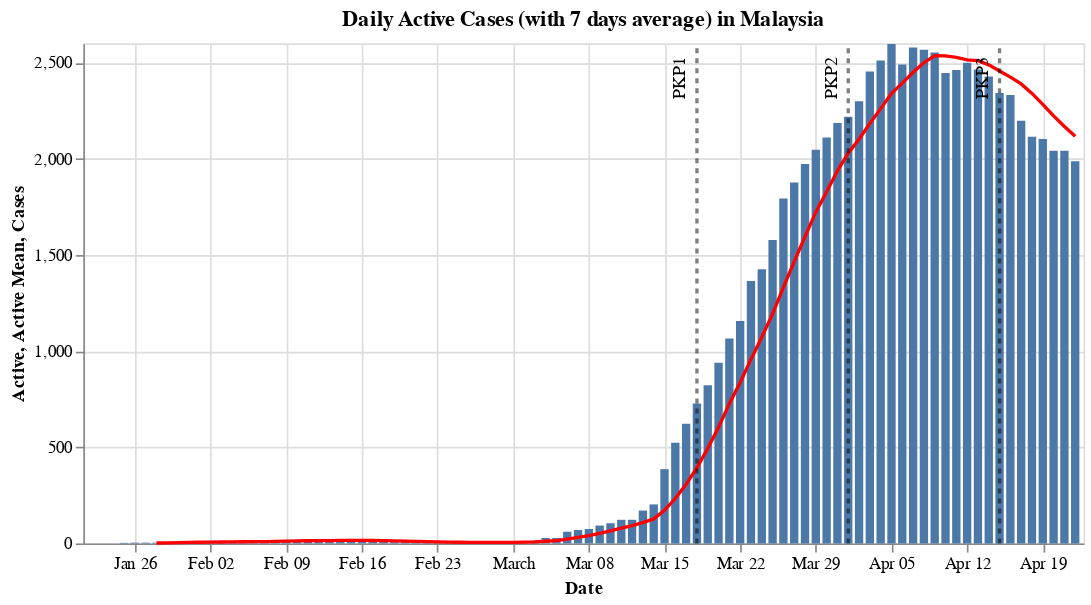

The notebook cell saved with this chart:
### Code cell
#hide_input
df_summary_my = pd.merge(df_my(df_recovered), df_my(df_deaths), on='Date').rename(columns={'Cases_x': 'Recovered', 'Cases_y': 'Deaths'})
df_summary_my['Close'] = df_summary_my['Recovered'] + df_summary_my['Deaths']
df_summary_my['Recovered_Rate'] = df_summary_my['Recovered']/ df_summary_my['Close']
df_summary_my['Deaths_Rate'] = df_summary_my['Deaths']/ df_summary_my['Close']
df_summary_my = pd.merge(df_summary_my, df_confirmed_my.rename(columns={'Reported Date': 'Date' ,'Cummulative Cases': 'Reported'}), on = 'Date')
df_summary_my['Active'] = df_summary_my['Reported'] - df_summary_my['Close']
df_summary_my['Active Mean'] = df_summary_my['Active'].rolling(window=rolling_window).mean()

_active_bar = alt.Chart(df_summary_my).mark_bar().encode(
    x='Date:T',
    y='Active:Q',
    tooltip=list(df_summary_my)
)

_mean_line = alt.Chart(df_summary_my).mark_line(color='red').encode(
    x='Date:T',
    y='Active Mean:Q',
    tooltip=list(df_summary_my)
)

(_active_bar + _mean_line + _pkp_line(df_summary_my['Active'].max() + 1)).properties(
    title = f'Daily Active Cases (with {rolling_window} days average) in Malaysia',
    width=600
)

### Figure 1 — Vega-Lite specification as saved in the notebook (floating-point values rounded to 4 significant figures)
{"config": {"view": {"continuousWidth": 400, "continuousHeight": 300}}, "layer": [{"mark": "bar", "encoding": {"tooltip": [{"type": "temporal", "field": "Date"}, {"type": "quantitative", "field": "Recovered"}, {"type": "quantitative", "field": "Deaths"}, {"type": "quantitative", "field": "Close"}, {"type": "quantitative", "field": "Recovered_Rate"}, {"type": "quantitative", "field": "Deaths_Rate"}, {"type": "quantitative", "field": "Reported"}, {"type": "quantitative", "field": "New Cases"}, {"type": "quantitative", "field": "Active"}, {"type": "quantitative", "field": "Active Mean"}], "x": {"type": "temporal", "field": "Date"}, "y": {"type": "quantitative", "field": "Active"}}}, {"mark": {"type": "line", "color": "red"}, "encoding": {"tooltip": [{"type": "temporal", "field": "Date"}, {"type": "quantitative", "field": "Recovered"}, {"type": "quantitative", "field": "Deaths"}, {"type": "quantitative", "field": "Close"}, {"type": "quantitative", "field": "Recovered_Rate"}, {"type": "quantitative", "field": "Deaths_Rate"}, {"type": "quantitative", "field": "Reported"}, {"type": "quantitative", "field": "New Cases"}, {"type": "quantitative", "field": "Active"}, {"type": "quantitative", "field": "Active Mean"}], "x": {"type": "temporal", "field": "Date"}, "y": {"type": "quantitative", "field": "Active Mean"}}}, {"layer": [{"mark": {"type": "line", "color": "black", "opacity": 0.5, "strokeDash": [3, 3]}, "encoding": {"x": {"type": "temporal", "field": "Date"}, "y": {"type": "quantitative", "field": "Cases"}}}, {"mark": {"type": "text", "angle": 270, "dx": -20, "dy": -10, "text": "PKP1"}, "encoding": {"x": {"type": "temporal", "field": "Date"}, "y": {"type": "quantitative", "field": "Cases"}}, "transform": [{"filter": "(datum['Cases'] > 0)"}]}, {"layer": [{"mark": {"type": "line", "color": "black", "opacity": 0.5, "strokeDash": [3, 3]}, "encoding": {"x": {"type": "temporal", "field": "Date"}, "y": {"type": "quantitative", "field": "Cases"}}}, {"mark": {"type": "text", "angle": 270, "dx": -20, "dy": -10, "text": "PKP2"}, "encoding": {"x": {"type": "temporal", "field": "Date"}, "y": {"type": "quantitative", "field": "Cases"}}, "transform": [{"filter": "(datum['Cases'] > 0)"}]}], "data": {"name": "data-d297135ed18713cfefaf5e20061b4122"}}, {"layer": [{"mark": {"type": "line", "color": "black", "opacity": 0.5, "strokeDash": [3, 3]}, "encoding": {"x": {"type": "temporal", "field": "Date"}, "y": {"type": "quantitative", "field": "Cases"}}}, {"mark": {"type": "text", "angle": 270, "dx": -20, "dy": -10, "text": "PKP3"}, "encoding": {"x": {"type": "temporal", "field": "Date"}, "y": {"type": "quantitative", "field": "Cases"}}, "transform": [{"filter": "(datum['Cases'] > 0)"}]}], "data": {"name": "data-af3feb5dc31f6a7f8a3e28ff620a52a5"}}], "data": {"name": "data-d10b19a5407916b17557aca4832daf32"}}], "data": {"name": "data-e0129678fa0b023689342cf1ce0a1e03"}, "title": "Daily Active Cases (with 7 days average) in Malaysia", "width": 600, "$schema": "https://vega.github.io/schema/vega-lite/v4.8.1.json", "datasets": {"data-e0129678fa0b023689342cf1ce0a1e03": [{"Date": "2020-01-22T00:00:00", "Recovered": 0, "Deaths": 0, "Close": 0, "Recovered_Rate": null, "Deaths_Rate": null, "Reported": 0, "New Cases": null, "Active": 0, "Active Mean": null}, {"Date": "2020-01-23T00:00:00", "Recovered": 0, "Deaths": 0, "Close": 0, "Recovered_Rate": null, "Deaths_Rate": null, "Reported": 0, "New Cases": 0.0, "Active": 0, "Active Mean": null}, {"Date": "2020-01-24T00:00:00", "Recovered": 0, "Deaths": 0, "Close": 0, "Recovered_Rate": null, "Deaths_Rate": null, "Reported": 0, "New Cases": 0.0, "Active": 0, "Active Mean": null}, {"Date": "2020-01-25T00:00:00", "Recovered": 0, "Deaths": 0, "Close": 0, "Recovered_Rate": null, "Deaths_Rate": null, "Reported": 3, "New Cases": 3.0, "Active": 3, "Active Mean": null}, {"Date": "2020-01-26T00:00:00", "Recovered": 0, "Deaths": 0, "Close": 0, "Recovered_Rate": null, "Deaths_Rate": null, "Reported": 4, "New Cases": 1.0, "Active": 4, "Active Mean": null}, {"Date": "2020-01-27T00:00:00", "Recovered": 0, "Deaths": 0, "Close": 0, "Recovered_Rate": null, "Deaths_Rate": null, "Reported": 4, "New Cases": 0.0, "Active": 4, "Active Mean": null}, {"Date": "2020-01-28T00:00:00", "Recovered": 0, "Deaths": 0, "Close": 0, "Recovered_Rate": null, "Deaths_Rate": null, "Reported": 4, "New Cases": 0.0, "Active": 4, "Active Mean": 2.143}, {"Date": "2020-01-29T00:00:00", "Recovered": 0, "Deaths": 0, "Close": 0, "Recovered_Rate": null, "Deaths_Rate": null, "Reported": 7, "New Cases": 3.0, "Active": 7, "Active Mean": 3.143}, {"Date": "2020-01-30T00:00:00", "Recovered": 0, "Deaths": 0, "Close": 0, "Recovered_Rate": null, "Deaths_Rate": null, "Reported": 8, "New Cases": 1.0, "Active": 8, "Active Mean": 4.286}, {"Date": "2020-01-31T00:00:00", "Recovered": 0, "Deaths": 0, "Close": 0, "Recovered_Rate": null, "Deaths_Rate": null, "Reported": 8, "New Cases": 0.0, "Active": 8, "Active Mean": 5.429}, {"Date": "2020-02-01T00:00:00", "Recovered": 0, "Deaths": 0, "Close": 0, "Recovered_Rate": null, "Deaths_Rate": null, "Reported": 8, "New Cases": 0.0, "Active": 8, "Active Mean": 6.143}, {"Date": "2020-02-02T00:00:00", "Recovered": 0, "Deaths": 0, "Close": 0, "Recovered_Rate": null, "Deaths_Rate": null, "Reported": 8, "New Cases": 0.0, "Active": 8, "Active Mean": 6.714}, {"Date": "2020-02-03T00:00:00", "Recovered": 0, "Deaths": 0, "Close": 0, "Recovered_Rate": null, "Deaths_Rate": null, "Reported": 8, "New Cases": 0.0, "Active": 8, "Active Mean": 7.286}, {"Date": "2020-02-04T00:00:00", "Recovered": 0, "Deaths": 0, "Close": 0, "Recovered_Rate": null, "Deaths_Rate": null, "Reported": 10, "New Cases": 2.0, "Active": 10, "Active Mean": 8.143}, {"Date": "2020-02-05T00:00:00", "Recovered": 0, "Deaths": 0, "Close": 0, "Recovered_Rate": null, "Deaths_Rate": null, "Reported": 12, "New Cases": 2.0, "Active": 12, "Active Mean": 8.857}, {"Date": "2020-02-06T00:00:00", "Recovered": 0, "Deaths": 0, "Close": 0, "Recovered_Rate": null, "Deaths_Rate": null, "Reported": 12, "New Cases": 0.0, "Active": 12, "Active Mean": 9.429}, {"Date": "2020-02-07T00:00:00", "Recovered": 1, "Deaths": 0, "Close": 1, "Recovered_Rate": 1.0, "Deaths_Rate": 0.0, "Reported": 12, "New Cases": 0.0, "Active": 11, "Active Mean": 9.857}, {"Date": "2020-02-08T00:00:00", "Recovered": 1, "Deaths": 0, "Close": 1, "Recovered_Rate": 1.0, "Deaths_Rate": 0.0, "Reported": 16, "New Cases": 4.0, "Active": 15, "Active Mean": 10.86}, {"Date": "2020-02-09T00:00:00", "Recovered": 1, "Deaths": 0, "Close": 1, "Recovered_Rate": 1.0, "Deaths_Rate": 0.0, "Reported": 16, "New Cases": 0.0, "Active": 15, "Active Mean": 11.86}, {"Date": "2020-02-10T00:00:00", "Recovered": 1, "Deaths": 0, "Close": 1, "Recovered_Rate": 1.0, "Deaths_Rate": 0.0, "Reported": 18, "New Cases": 2.0, "Active": 17, "Active Mean": 13.14}, {"Date": "2020-02-11T00:00:00", "Recovered": 3, "Deaths": 0, "Close": 3, "Recovered_Rate": 1.0, "Deaths_Rate": 0.0, "Reported": 18, "New Cases": 0.0, "Active": 15, "Active Mean": 13.86}, {"Date": "2020-02-12T00:00:00", "Recovered": 3, "Deaths": 0, "Close": 3, "Recovered_Rate": 1.0, "Deaths_Rate": 0.0, "Reported": 18, "New Cases": 0.0, "Active": 15, "Active Mean": 14.29}, {"Date": "2020-02-13T00:00:00", "Recovered": 3, "Deaths": 0, "Close": 3, "Recovered_Rate": 1.0, "Deaths_Rate": 0.0, "Reported": 19, "New Cases": 1.0, "Active": 16, "Active Mean": 14.86}, {"Date": "2020-02-14T00:00:00", "Recovered": 3, "Deaths": 0, "Close": 3, "Recovered_Rate": 1.0, "Deaths_Rate": 0.0, "Reported": 19, "New Cases": 0.0, "Active": 16, "Active Mean": 15.57}, {"Date": "2020-02-15T00:00:00", "Recovered": 7, "Deaths": 0, "Close": 7, "Recovered_Rate": 1.0, "Deaths_Rate": 0.0, "Reported": 22, "New Cases": 3.0, "Active": 15, "Active Mean": 15.57}, {"Date": "2020-02-16T00:00:00", "Recovered": 7, "Deaths": 0, "Close": 7, "Recovered_Rate": 1.0, "Deaths_Rate": 0.0, "Reported": 22, "New Cases": 0.0, "Active": 15, "Active Mean": 15.57}, {"Date": "2020-02-17T00:00:00", "Recovered": 7, "Deaths": 0, "Close": 7, "Recovered_Rate": 1.0, "Deaths_Rate": 0.0, "Reported": 22, "New Cases": 0.0, "Active": 15, "Active Mean": 15.29}, {"Date": "2020-02-18T00:00:00", "Recovered": 13, "Deaths": 0, "Close": 13, "Recovered_Rate": 1.0, "Deaths_Rate": 0.0, "Reported": 22, "New Cases": 0.0, "Active": 9, "Active Mean": 14.43}, {"Date": "2020-02-19T00:00:00", "Recovered": 15, "Deaths": 0, "Close": 15, "Recovered_Rate": 1.0, "Deaths_Rate": 0.0, "Reported": 22, "New Cases": 0.0, "Active": 7, "Active Mean": 13.29}, {"Date": "2020-02-20T00:00:00", "Recovered": 15, "Deaths": 0, "Close": 15, "Recovered_Rate": 1.0, "Deaths_Rate": 0.0, "Reported": 22, "New Cases": 0.0, "Active": 7, "Active Mean": 12.0}, {"Date": "2020-02-21T00:00:00", "Recovered": 15, "Deaths": 0, "Close": 15, "Recovered_Rate": 1.0, "Deaths_Rate": 0.0, "Reported": 22, "New Cases": 0.0, "Active": 7, "Active Mean": 10.71}, {"Date": "2020-02-22T00:00:00", "Recovered": 15, "Deaths": 0, "Close": 15, "Recovered_Rate": 1.0, "Deaths_Rate": 0.0, "Reported": 22, "New Cases": 0.0, "Active": 7, "Active Mean": 9.571}, {"Date": "2020-02-23T00:00:00", "Recovered": 15, "Deaths": 0, "Close": 15, "Recovered_Rate": 1.0, "Deaths_Rate": 0.0, "Reported": 22, "New Cases": 0.0, "Active": 7, "Active Mean": 8.429}, {"Date": "2020-02-24T00:00:00", "Recovered": 18, "Deaths": 0, "Close": 18, "Recovered_Rate": 1.0, "Deaths_Rate": 0.0, "Reported": 22, "New Cases": 0.0, "Active": 4, "Active Mean": 6.857}, {"Date": "2020-02-25T00:00:00", "Recovered": 18, "Deaths": 0, "Close": 18, "Recovered_Rate": 1.0, "Deaths_Rate": 0.0, "Reported": 22, "New Cases": 0.0, "Active": 4, "Active Mean": 6.143}, {"Date": "2020-02-26T00:00:00", "Recovered": 18, "Deaths": 0, "Close": 18, "Recovered_Rate": 1.0, "Deaths_Rate": 0.0, "Reported": 22, "New Cases": 0.0, "Active": 4, "Active Mean": 5.714}, {"Date": "2020-02-27T00:00:00", "Recovered": 18, "Deaths": 0, "Close": 18, "Recovered_Rate": 1.0, "Deaths_Rate": 0.0, "Reported": 23, "New Cases": 1.0, "Active": 5, "Active Mean": 5.429}, {"Date": "2020-02-28T00:00:00", "Recovered": 18, "Deaths": 0, "Close": 18, "Recovered_Rate": 1.0, "Deaths_Rate": 0.0, "Reported": 23, "New Cases": 0.0, "Active": 5, "Active Mean": 5.143}, {"Date": "2020-02-29T00:00:00", "Recovered": 18, "Deaths": 0, "Close": 18, "Recovered_Rate": 1.0, "Deaths_Rate": 0.0, "Reported": 25, "New Cases": 2.0, "Active": 7, "Active Mean": 5.143}, {"Date": "2020-03-01T00:00:00", "Recovered": 18, "Deaths": 0, "Close": 18, "Recovered_Rate": 1.0, "Deaths_Rate": 0.0, "Reported": 29, "New Cases": 4.0, "Active": 11, "Active Mean": 5.714}, {"Date": "2020-03-02T00:00:00", "Recovered": 18, "Deaths": 0, "Close": 18, "Recovered_Rate": 1.0, "Deaths_Rate": 0.0, "Reported": 29, "New Cases": 0.0, "Active": 11, "Active Mean": 6.714}, {"Date": "2020-03-03T00:00:00", "Recovered": 22, "Deaths": 0, "Close": 22, "Recovered_Rate": 1.0, "Deaths_Rate": 0.0, "Reported": 36, "New Cases": 7.0, "Active": 14, "Active Mean": 8.143}, {"Date": "2020-03-04T00:00:00", "Recovered": 22, "Deaths": 0, "Close": 22, "Recovered_Rate": 1.0, "Deaths_Rate": 0.0, "Reported": 50, "New Cases": 14.0, "Active": 28, "Active Mean": 11.57}, {"Date": "2020-03-05T00:00:00", "Recovered": 22, "Deaths": 0, "Close": 22, "Recovered_Rate": 1.0, "Deaths_Rate": 0.0, "Reported": 50, "New Cases": 0.0, "Active": 28, "Active Mean": 14.86}, {"Date": "2020-03-06T00:00:00", "Recovered": 22, "Deaths": 0, "Close": 22, "Recovered_Rate": 1.0, "Deaths_Rate": 0.0, "Reported": 83, "New Cases": 33.0, "Active": 61, "Active Mean": 22.86}, {"Date": "2020-03-07T00:00:00", "Recovered": 23, "Deaths": 0, "Close": 23, "Recovered_Rate": 1.0, "Deaths_Rate": 0.0, "Reported": 93, "New Cases": 10.0, "Active": 70, "Active Mean": 31.86}, {"Date": "2020-03-08T00:00:00", "Recovered": 24, "Deaths": 0, "Close": 24, "Recovered_Rate": 1.0, "Deaths_Rate": 0.0, "Reported": 99, "New Cases": 6.0, "Active": 75, "Active Mean": 41.0}, {"Date": "2020-03-09T00:00:00", "Recovered": 24, "Deaths": 0, "Close": 24, "Recovered_Rate": 1.0, "Deaths_Rate": 0.0, "Reported": 117, "New Cases": 18.0, "Active": 93, "Active Mean": 52.71}, {"Date": "2020-03-10T00:00:00", "Recovered": 24, "Deaths": 0, "Close": 24, "Recovered_Rate": 1.0, "Deaths_Rate": 0.0, "Reported": 129, "New Cases": 12.0, "Active": 105, "Active Mean": 65.71}, {"Date": "2020-03-11T00:00:00", "Recovered": 26, "Deaths": 0, "Close": 26, "Recovered_Rate": 1.0, "Deaths_Rate": 0.0, "Reported": 149, "New Cases": 20.0, "Active": 123, "Active Mean": 79.29}, {"Date": "2020-03-12T00:00:00", "Recovered": 26, "Deaths": 0, "Close": 26, "Recovered_Rate": 1.0, "Deaths_Rate": 0.0, "Reported": 149, "New Cases": 0.0, "Active": 123, "Active Mean": 92.86}, {"Date": "2020-03-13T00:00:00", "Recovered": 26, "Deaths": 0, "Close": 26, "Recovered_Rate": 1.0, "Deaths_Rate": 0.0, "Reported": 197, "New Cases": 48.0, "Active": 171, "Active Mean": 108.6}, {"Date": "2020-03-14T00:00:00", "Recovered": 35, "Deaths": 0, "Close": 35, "Recovered_Rate": 1.0, "Deaths_Rate": 0.0, "Reported": 238, "New Cases": 41.0, "Active": 203, "Active Mean": 127.6}, {"Date": "2020-03-15T00:00:00", "Recovered": 42, "Deaths": 0, "Close": 42, "Recovered_Rate": 1.0, "Deaths_Rate": 0.0, "Reported": 428, "New Cases": 190.0, "Active": 386, "Active Mean": 172.0}, {"Date": "2020-03-16T00:00:00", "Recovered": 42, "Deaths": 0, "Close": 42, "Recovered_Rate": 1.0, "Deaths_Rate": 0.0, "Reported": 566, "New Cases": 138.0, "Active": 524, "Active Mean": 233.6}, {"Date": "2020-03-17T00:00:00", "Recovered": 49, "Deaths": 2, "Close": 51, "Recovered_Rate": 0.9608, "Deaths_Rate": 0.03922, "Reported": 673, "New Cases": 107.0, "Active": 622, "Active Mean": 307.4}, {"Date": "2020-03-18T00:00:00", "Recovered": 60, "Deaths": 2, "Close": 62, "Recovered_Rate": 0.9677, "Deaths_Rate": 0.03226, "Reported": 790, "New Cases": 117.0, "Active": 728, "Active Mean": 393.9}, {"Date": "2020-03-19T00:00:00", "Recovered": 75, "Deaths": 2, "Close": 77, "Recovered_Rate": 0.974, "Deaths_Rate": 0.02597, "Reported": 900, "New Cases": 110.0, "Active": 823, "Active Mean": 493.9}, {"Date": "2020-03-20T00:00:00", "Recovered": 87, "Deaths": 3, "Close": 90, "Recovered_Rate": 0.9667, "Deaths_Rate": 0.03333, "Reported": 1030, "New Cases": 130.0, "Active": 940, "Active Mean": 603.7}, {"Date": "2020-03-21T00:00:00", "Recovered": 114, "Deaths": 4, "Close": 118, "Recovered_Rate": 0.9661, "Deaths_Rate": 0.0339, "Reported": 1183, "New Cases": 153.0, "Active": 1065, "Active Mean": 726.9}, {"Date": "2020-03-22T00:00:00", "Recovered": 139, "Deaths": 10, "Close": 149, "Recovered_Rate": 0.9329, "Deaths_Rate": 0.06711, "Reported": 1306, "New Cases": 123.0, "Active": 1157, "Active Mean": 837.0}, {"Date": "2020-03-23T00:00:00", "Recovered": 139, "Deaths": 14, "Close": 153, "Recovered_Rate": 0.9085, "Deaths_Rate": 0.0915, "Reported": 1518, "New Cases": 212.0, "Active": 1365, "Active Mean": 957.1}, {"Date": "2020-03-24T00:00:00", "Recovered": 183, "Deaths": 16, "Close": 199, "Recovered_Rate": 0.9196, "Deaths_Rate": 0.0804, "Reported": 1624, "New Cases": 106.0, "Active": 1425, "Active Mean": 1072.0}, {"Date": "2020-03-25T00:00:00", "Recovered": 199, "Deaths": 20, "Close": 219, "Recovered_Rate": 0.9087, "Deaths_Rate": 0.09132, "Reported": 1796, "New Cases": 172.0, "Active": 1577, "Active Mean": 1193.0}, {"Date": "2020-03-26T00:00:00", "Recovered": 215, "Deaths": 23, "Close": 238, "Recovered_Rate": 0.9034, "Deaths_Rate": 0.09664, "Reported": 2031, "New Cases": 235.0, "Active": 1793, "Active Mean": 1332.0}, {"Date": "2020-03-27T00:00:00", "Recovered": 259, "Deaths": 26, "Close": 285, "Recovered_Rate": 0.9088, "Deaths_Rate": 0.09123, "Reported": 2161, "New Cases": 130.0, "Active": 1876, "Active Mean": 1465.0}, {"Date": "2020-03-28T00:00:00", "Recovered": 320, "Deaths": 27, "Close": 347, "Recovered_Rate": 0.9222, "Deaths_Rate": 0.07781, "Reported": 2320, "New Cases": 159.0, "Active": 1973, "Active Mean": 1595.0}, {"Date": "2020-03-29T00:00:00", "Recovered": 388, "Deaths": 35, "Close": 423, "Recovered_Rate": 0.9173, "Deaths_Rate": 0.08274, "Reported": 2470, "New Cases": 150.0, "Active": 2047, "Active Mean": 1722.0}, {"Date": "2020-03-30T00:00:00", "Recovered": 479, "Deaths": 37, "Close": 516, "Recovered_Rate": 0.9283, "Deaths_Rate": 0.07171, "Reported": 2626, "New Cases": 156.0, "Active": 2110, "Active Mean": 1829.0}, {"Date": "2020-03-31T00:00:00", "Recovered": 537, "Deaths": 43, "Close": 580, "Recovered_Rate": 0.9259, "Deaths_Rate": 0.07414, "Reported": 2766, "New Cases": 140.0, "Active": 2186, "Active Mean": 1937.0}, {"Date": "2020-04-01T00:00:00", "Recovered": 645, "Deaths": 45, "Close": 690, "Recovered_Rate": 0.9348, "Deaths_Rate": 0.06522, "Reported": 2908, "New Cases": 142.0, "Active": 2218, "Active Mean": 2029.0}, {"Date": "2020-04-02T00:00:00", "Recovered": 767, "Deaths": 50, "Close": 817, "Recovered_Rate": 0.9388, "Deaths_Rate": 0.0612, "Reported": 3116, "New Cases": 208.0, "Active": 2299, "Active Mean": 2101.0}, {"Date": "2020-04-03T00:00:00", "Recovered": 827, "Deaths": 53, "Close": 880, "Recovered_Rate": 0.9398, "Deaths_Rate": 0.06023, "Reported": 3333, "New Cases": 217.0, "Active": 2453, "Active Mean": 2184.0}, {"Date": "2020-04-04T00:00:00", "Recovered": 915, "Deaths": 57, "Close": 972, "Recovered_Rate": 0.9414, "Deaths_Rate": 0.05864, "Reported": 3483, "New Cases": 150.0, "Active": 2511, "Active Mean": 2261.0}, {"Date": "2020-04-05T00:00:00", "Recovered": 1005, "Deaths": 61, "Close": 1066, "Recovered_Rate": 0.9428, "Deaths_Rate": 0.05722, "Reported": 3662, "New Cases": 179.0, "Active": 2596, "Active Mean": 2339.0}, {"Date": "2020-04-06T00:00:00", "Recovered": 1241, "Deaths": 62, "Close": 1303, "Recovered_Rate": 0.9524, "Deaths_Rate": 0.04758, "Reported": 3793, "New Cases": 131.0, "Active": 2490, "Active Mean": 2393.0}, {"Date": "2020-04-07T00:00:00", "Recovered": 1321, "Deaths": 63, "Close": 1384, "Recovered_Rate": 0.9545, "Deaths_Rate": 0.04552, "Reported": 3963, "New Cases": 170.0, "Active": 2579, "Active Mean": 2449.0}, {"Date": "2020-04-08T00:00:00", "Recovered": 1487, "Deaths": 65, "Close": 1552, "Recovered_Rate": 0.9581, "Deaths_Rate": 0.04188, "Reported": 4119, "New Cases": 156.0, "Active": 2567, "Active Mean": 2499.0}, {"Date": "2020-04-09T00:00:00", "Recovered": 1608, "Deaths": 67, "Close": 1675, "Recovered_Rate": 0.96, "Deaths_Rate": 0.04, "Reported": 4228, "New Cases": 109.0, "Active": 2553, "Active Mean": 2536.0}, {"Date": "2020-04-10T00:00:00", "Recovered": 1830, "Deaths": 70, "Close": 1900, "Recovered_Rate": 0.9632, "Deaths_Rate": 0.03684, "Reported": 4346, "New Cases": 118.0, "Active": 2446, "Active Mean": 2535.0}, {"Date": "2020-04-11T00:00:00", "Recovered": 1995, "Deaths": 73, "Close": 2068, "Recovered_Rate": 0.9647, "Deaths_Rate": 0.0353, "Reported": 4530, "New Cases": 184.0, "Active": 2462, "Active Mean": 2528.0}, {"Date": "2020-04-12T00:00:00", "Recovered": 2108, "Deaths": 76, "Close": 2184, "Recovered_Rate": 0.9652, "Deaths_Rate": 0.0348, "Reported": 4683, "New Cases": 153.0, "Active": 2499, "Active Mean": 2514.0}, {"Date": "2020-04-13T00:00:00", "Recovered": 2276, "Deaths": 77, "Close": 2353, "Recovered_Rate": 0.9673, "Deaths_Rate": 0.03272, "Reported": 4817, "New Cases": 134.0, "Active": 2464, "Active Mean": 2510.0}, {"Date": "2020-04-14T00:00:00", "Recovered": 2478, "Deaths": 82, "Close": 2560, "Recovered_Rate": 0.968, "Deaths_Rate": 0.03203, "Reported": 4987, "New Cases": 170.0, "Active": 2427, "Active Mean": 2488.0}, {"Date": "2020-04-15T00:00:00", "Recovered": 2647, "Deaths": 83, "Close": 2730, "Recovered_Rate": 0.9696, "Deaths_Rate": 0.0304, "Reported": 5072, "New Cases": 85.0, "Active": 2342, "Active Mean": 2456.0}, {"Date": "2020-04-16T00:00:00", "Recovered": 2766, "Deaths": 84, "Close": 2850, "Recovered_Rate": 0.9705, "Deaths_Rate": 0.02947, "Reported": 5182, "New Cases": 110.0, "Active": 2332, "Active Mean": 2425.0}, {"Date": "2020-04-17T00:00:00", "Recovered": 2967, "Deaths": 86, "Close": 3053, "Recovered_Rate": 0.9718, "Deaths_Rate": 0.02817, "Reported": 5251, "New Cases": 69.0, "Active": 2198, "Active Mean": 2389.0}, {"Date": "2020-04-18T00:00:00", "Recovered": 3102, "Deaths": 88, "Close": 3190, "Recovered_Rate": 0.9724, "Deaths_Rate": 0.02759, "Reported": 5305, "New Cases": 54.0, "Active": 2115, "Active Mean": 2340.0}, {"Date": "2020-04-19T00:00:00", "Recovered": 3197, "Deaths": 89, "Close": 3286, "Recovered_Rate": 0.9729, "Deaths_Rate": 0.02708, "Reported": 5389, "New Cases": 84.0, "Active": 2103, "Active Mean": 2283.0}, {"Date": "2020-04-20T00:00:00", "Recovered": 3295, "Deaths": 89, "Close": 3384, "Recovered_Rate": 0.9737, "Deaths_Rate": 0.0263, "Reported": 5425, "New Cases": 36.0, "Active": 2041, "Active Mean": 2223.0}, {"Date": "2020-04-21T00:00:00", "Recovered": 3349, "Deaths": 92, "Close": 3441, "Recovered_Rate": 0.9733, "Deaths_Rate": 0.02674, "Reported": 5482, "New Cases": 57.0, "Active": 2041, "Active Mean": 2167.0}, {"Date": "2020-04-22T00:00:00", "Recovered": 3452, "Deaths": 93, "Close": 3545, "Recovered_Rate": 0.9738, "Deaths_Rate": 0.02623, "Reported": 5532, "New Cases": 50.0, "Active": 1987, "Active Mean": 2117.0}], "data-d10b19a5407916b17557aca4832daf32": [{"Date": "2020-03-18", "Cases": 0}, {"Date": "2020-03-18", "Cases": 2597}], "data-d297135ed18713cfefaf5e20061b4122": [{"Date": "2020-04-01", "Cases": 0}, {"Date": "2020-04-01", "Cases": 2597}], "data-af3feb5dc31f6a7f8a3e28ff620a52a5": [{"Date": "2020-04-15", "Cases": 0}, {"Date": "2020-04-15", "Cases": 2597}]}}
